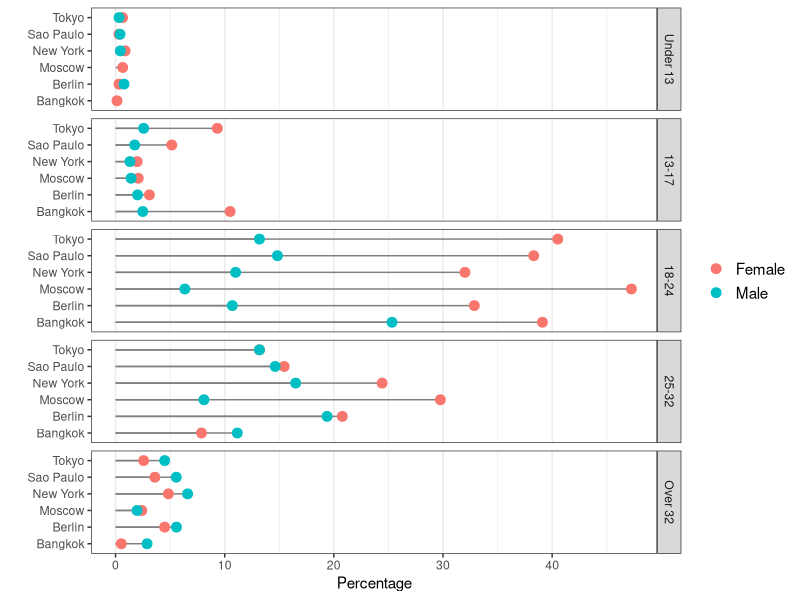
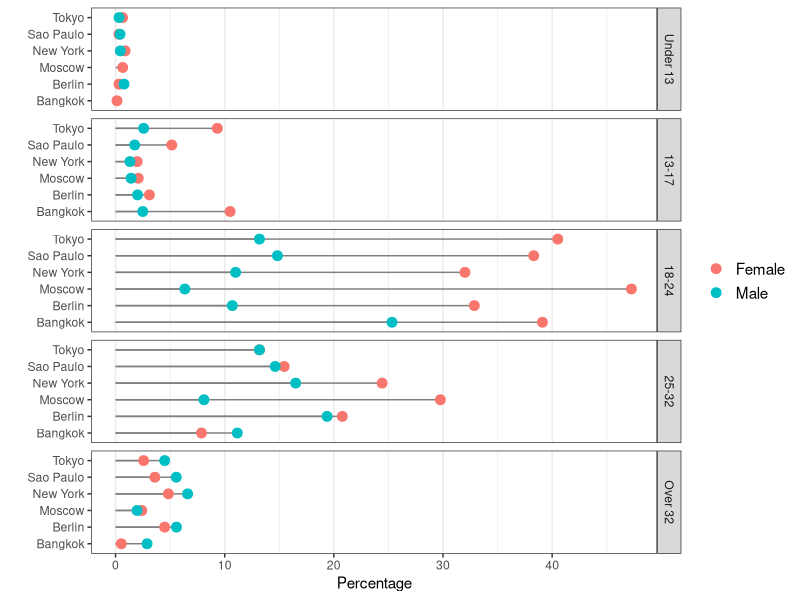

Write R code to recreate these figures, in order.
#displayes selfie_rates_age_groups.csv as dotplot
#selfie_rates_age_groups.csv shows the selfie rate for different age groups, cities, and genders

size_of_point_markers = 3
size_of_city_names = 1 
size_of_percentage_labels = 1
size_of_legend_text = 1

fig_width = 7
fig_height = 6

library(ggplot2) #use install.packages("ggplot2") if gglot2 not installed

selfie.rates.age.groups = read.csv("./data/selfie_rates_age_groups.csv", header = TRUE, stringsAsFactors = FALSE)

selfie.rates.age.groups$Age.Group = factor(selfie.rates.age.groups$Age.Group, c("Under 13", "13-17", "18-24", "25-32", "Over 32"))
selfie.rates.age.groups$Gender = factor(selfie.rates.age.groups$Gender)



ggplot(selfie.rates.age.groups, aes(x = 100*rate, y = City)) + 
  geom_segment(aes(yend=City), xend = 0, colour = "grey50") + 
  geom_point(size = rel(size_of_point_markers), aes(colour = Gender)) +  
  theme_bw() + 
  theme(panel.grid.major.y = element_blank(), 
        axis.text.x = element_text(size = rel(size_of_percentage_labels)), 
        axis.text.y = element_text(size = rel(size_of_city_names)),
        legend.text = element_text(size = rel(size_of_legend_text)),
        legend.key = element_blank(),
        legend.title = element_blank()) +
  facet_grid(Age.Group ~ ., scales = "free_y", space = "free_y") +
  ylab("") +
  xlab("Percentage") 

ggsave(file="age_dist.pdf", width=fig_width, height=fig_height)
